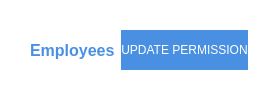
             <widget class="QFrame" name="horizontalFrame">
              <property name="sizePolicy">
               <sizepolicy hsizetype="Expanding" vsizetype="Fixed">
                <horstretch>0</horstretch>
                <verstretch>0</verstretch>
               </sizepolicy>
              </property>
              <property name="styleSheet">
               <string notr="true">background-color: rgb(255, 255, 255);</string>
              </property>
              <layout class="QHBoxLayout" name="horizontalLayout_46">
               <property name="leftMargin">
                <number>9</number>
               </property>
               <property name="topMargin">
                <number>9</number>
               </property>
               <property name="rightMargin">
                <number>9</number>
               </property>
               <property name="bottomMargin">
                <number>9</number>
               </property>
               <item>
                <widget class="QLabel" name="label_58">
                 <property name="sizePolicy">
                  <sizepolicy hsizetype="Fixed" vsizetype="Fixed">
                   <horstretch>0</horstretch>
                   <verstretch>0</verstretch>
                  </sizepolicy>
                 </property>
                 <property name="maximumSize">
                  <size>
                   <width>48</width>
                   <height>48</height>
                  </size>
                 </property>
                 <property name="styleSheet">
                  <string notr="true">padding: 4px;
border-radius: 10px;</string>
                 </property>
                 <property name="text">
                  <string/>
                 </property>
                 <property name="pixmap">
                  <pixmap resource="resources.qrc">:/resources/employee-icons/user-employee.svg</pixmap>
                 </property>
                 <property name="scaledContents">
                  <bool>true</bool>
                 </property>
                </widget>
               </item>
               <item>
                <widget class="QLabel" name="label_57">
                 <property name="sizePolicy">
                  <sizepolicy hsizetype="Preferred" vsizetype="Preferred">
                   <horstretch>0</horstretch>
                   <verstretch>0</verstretch>
                  </sizepolicy>
                 </property>
                 <property name="font">
                  <font>
                   <pointsize>12</pointsize>
                   <bold>true</bold>
                  </font>
                 </property>
                 <property name="styleSheet">
                  <string notr="true">color: rgb(74, 144, 226);</string>
                 </property>
                 <property name="text">
                  <string>Employees</string>
                 </property>
                </widget>
               </item>
               <item>
                <widget class="QPushButton" name="update_permission_btn">
                 <property name="sizePolicy">
                  <sizepolicy hsizetype="Fixed" vsizetype="Fixed">
                   <horstretch>0</horstretch>
                   <verstretch>0</verstretch>
                  </sizepolicy>
                 </property>
                 <property name="maximumSize">
                  <size>
                   <width>150</width>
                   <height>40</height>
                  </size>
                 </property>
                 <property name="styleSheet">
                  <string notr="true">QPushButton{
background-color: rgb(74, 144, 226);
border:none;
color: rgb(255, 255, 255);
}
QPushButton:hover{
background-color: rgb(53, 104, 162);
}</string>
                 </property>
                 <property name="text">
                  <string>UPDATE PERMISSION</string>
                 </property>
                </widget>
               </item>
              </layout>
             </widget>
